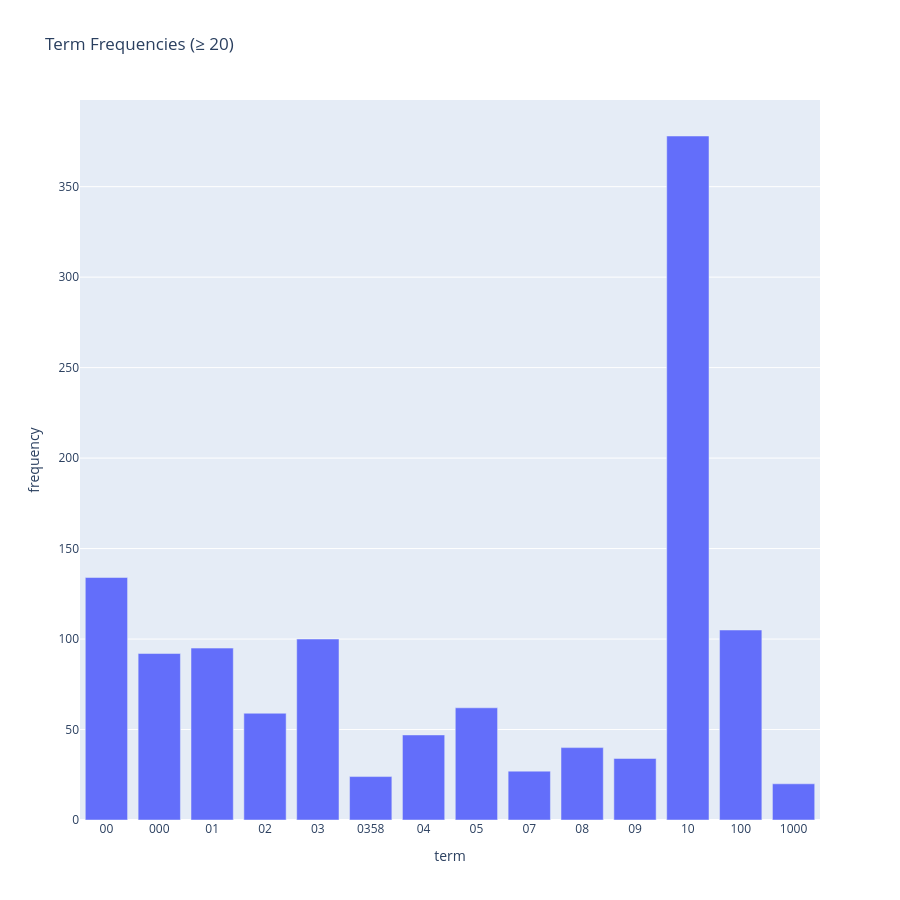

This figure's notebook cell:
### Markdown cell above
### >>> **Exercise 13 (take home):** 
The chart above only contains 300 vocabulary in the documents, and it's already computationally intensive to both compute and visualize. Can you efficiently reduce the number of terms you want to visualize as an exercise.

### Code cell
# Answer here
min_freq = 20   #自訂頻率門檻
df_fr = df[df["frequency"] >= min_freq].copy() #刪除頻率過低的詞彙

fig = px.bar(
    df_fr,
    x="term", y="frequency",
    title=f"Term Frequencies (≥ {min_freq}) "
)

fig.update_layout(
    height=900,
    )
fig.show()

### Figure 1 — Plotly figure (JSON) as saved in the notebook; plotly's stock layout.template omitted (floating-point values rounded to 4 significant figures)
{"data": [{"hovertemplate": "term=%{x}<br>frequency=%{y}<extra></extra>", "legendgroup": "", "marker": {"color": "#636efa", "pattern": {"shape": ""}}, "name": "", "orientation": "v", "showlegend": false, "textposition": "auto", "type": "bar", "x": ["00", "000", "01", "02", "03", "0358", "04", "05", "07", "08", "09", "10", "100", "1000"], "xaxis": "x", "y": [134, 92, 95, 59, 100, 24, 47, 62, 27, 40, 34, 378, 105, 20], "yaxis": "y"}], "layout": {"barmode": "relative", "height": 900, "legend": {"tracegroupgap": 0}, "title": {"text": "Term Frequencies (≥ 20) "}, "xaxis": {"anchor": "y", "domain": [0, 1], "title": {"text": "term"}}, "yaxis": {"anchor": "x", "domain": [0, 1], "title": {"text": "frequency"}}}}
